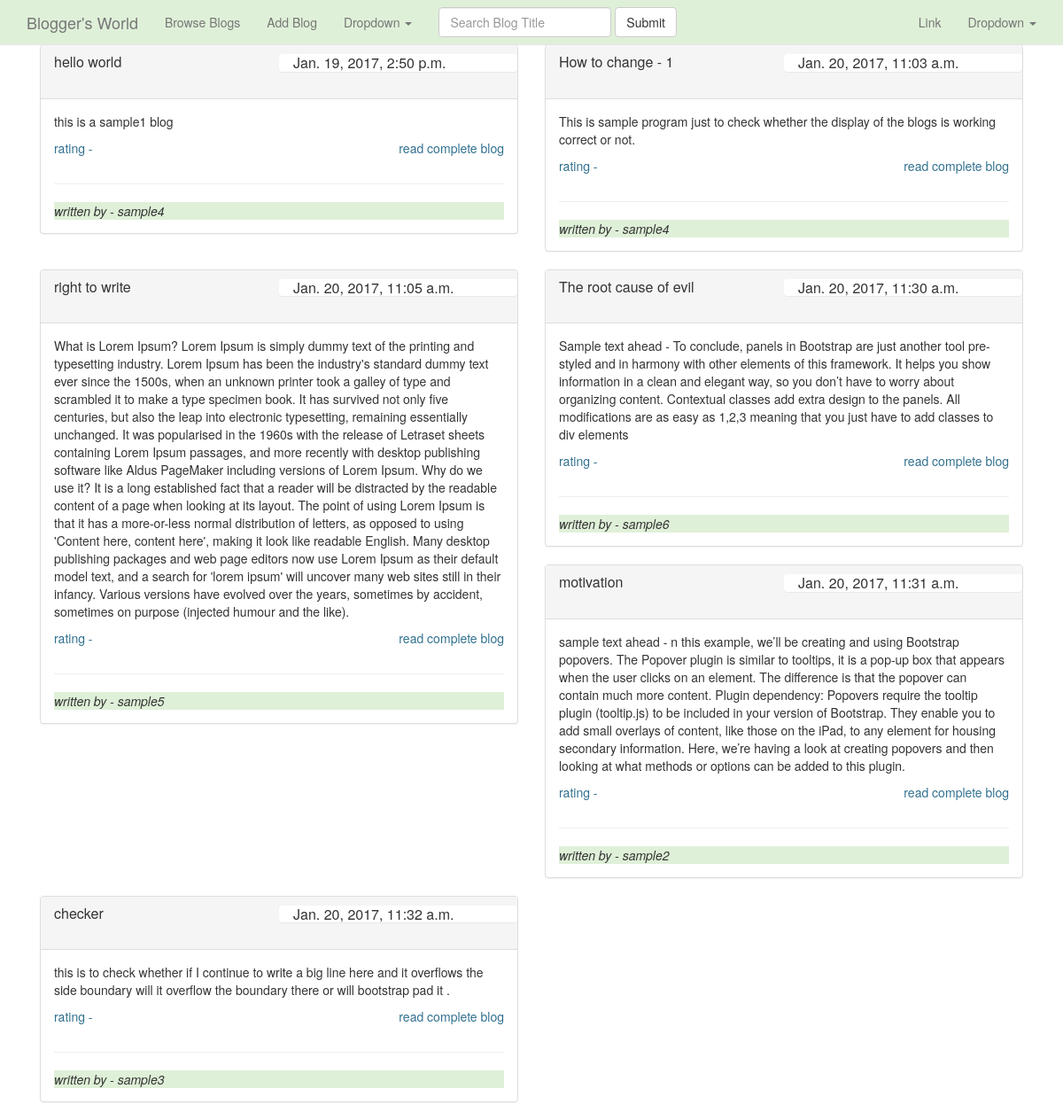
Page /blog/view_all/ on the committed database.
### blog/models.py (models this page shows, shortened)
class Blog(models.Model):
    author = models.ForeignKey(User, on_delete=models.CASCADE)
    title = models.CharField(max_length=150)
    content = models.TextField()
    created_on = models.DateTimeField()

### blog/views.py (the view)
class ViewAll(ListView) :
    template_name = 'blog/view_all_blogs.html'
    model = Blog

### templates/blog/view_all_blogs.html
{% extends 'base.html' %}
{% block contents %}
    <div class="container">
        {% for obj in object_list %}
            <div class="col-md-6">
            <div class="panel panel-default">
                <div class="panel-heading">
                    <div class="row">
                        <div class="col-md-6">
                            <h3 class="panel-title">{{ obj.title }}</h3>
                        </div>
                        <div class="panel col-md-6">
                            <h4 class="panel-title" > {{ obj.created_on }}</h4>
                        </div>
                    </div>
                </div >
                <div class="panel-body">
                    <p>
                        {{ obj.content }}
                    </p>
                    <div class="row">
                        <div class="text-left col-md-8">
                            <p class="text-info">rating - {{ obj.rating }}</p>
                        </div>
                        <div class="text-right col-md-4">
                            <a class="text-info" href="{% url 'single_blog' obj.id %}">read complete blog</a>
                        </div>
                    </div>
                    <hr>
                    <div class="bg-success">
                        <i>written by - {{ obj.author.username }}</i>
                    </div>
                </div >
            </div >
            </div>
        {% endfor %}
    </div>
{% endblock contents %}

### rows in the picture
Blog: title "hello world", created_on "Jan. 19, 2017, 2:50 p.m.", content "this is a sample1 blog", author.username "sample4"
Blog: title "How to change - 1", created_on "Jan. 20, 2017, 11:03 a.m.", content "This is sample program just to check whether the display of the blogs is working correct or not.", author.username "sample4"
Blog: title "right to write", created_on "Jan. 20, 2017, 11:05 a.m.", content "What is Lorem Ipsum? Lorem Ipsum is simply dummy text of the printing and typesetting industry. Lorem Ipsum has been the industry's standard dummy text ever since the 1500s, when an unknown printer took a galley of type and scrambled it to make a type specimen book. It has survived not only five centuries, but also the leap into electronic typesetting, remaining essentially unchanged. It was popularised in the 1960s with the release of Letraset sheets containing Lorem Ipsum passages, and more recently with desktop publishing software like Aldus PageMaker including versions of Lorem Ipsum. Why do we use it? It is a long established fact that a reader will be distracted by the readable…", author.username "sample5"
Blog: title "The root cause of evil", created_on "Jan. 20, 2017, 11:30 a.m.", content "Sample text ahead - To conclude, panels in Bootstrap are just another tool pre-styled and in harmony with other elements of this framework. It helps you show information in a clean and elegant way, so you don’t have to worry about organizing content. Contextual classes add extra design to the panels. All modifications are as easy as 1,2,3 meaning that you just have to add classes to div elements", author.username "sample6"
Blog: title "motivation", created_on "Jan. 20, 2017, 11:31 a.m.", content "sample text ahead - n this example, we’ll be creating and using Bootstrap popovers. The Popover plugin is similar to tooltips, it is a pop-up box that appears when the user clicks on an element. The difference is that the popover can contain much more content. Plugin dependency: Popovers require the tooltip plugin (tooltip.js) to be included in your version of Bootstrap. They enable you to add small overlays of content, like those on the iPad, to any element for housing secondary information. Here, we’re having a look at creating popovers and then looking at what methods or options can be added to this plugin.", author.username "sample2"
Blog: title "checker", created_on "Jan. 20, 2017, 11:32 a.m.", content "this is to check whether if I continue to write a big line here and it overflows the side boundary will it overflow the boundary there or will bootstrap pad it .", author.username "sample3"
